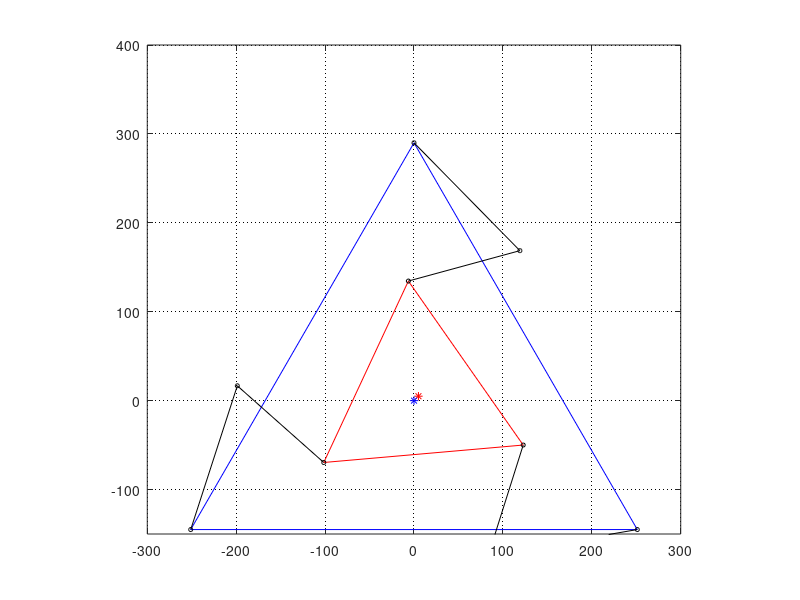

Recreate this plot in MATLAB.
%clear the workshop
clear all;
clc;

%given parameters of Parallel robot
Sa=170;  
L=130; 
Rplat=130; %the distance from the centre to the corner of the platfrom.
Rbase=290; %the distance from the centre to the corner of the base.
PB1=pi/2;
PB2=pi+pi/6;
PB3=2*pi-pi/6;
PP1=pi/2;
PP2=pi+pi/6;
PP3=2*pi-pi/6;

%Input the orientation a of the robot and the centre point of the platform
a = input ('the orientation of the platform: ');
Xc = input('x-coordinate of the centre point on the platform: ');
Yc = input('y-coordinate of the centre point on the platform: ');


% the values of coordinates of the vertices of the working plane
Plat=zeros(2,3);
for i=1:3
    Plat(1,i)=-Rplat*cos((30+a+120*(i-1))*(pi()/180))+Xc;
    Plat(2,i)=-Rplat*sin((30+a+120*(i-1))*(pi()/180))+Yc;
end

%Calculating the values of the vectors for the corners of the base to the centre of the base.
Base=zeros(2,3);
for i=1:3
    Base(1,i)=-Rbase*cos((210+120*(i-1))*(pi()/180));
    Base(2,i)=-Rbase*sin((210+120*(i-1))*(pi()/180));
end

%Calculating the values of the vectors for the corners of the base to the platform
PB2PP=zeros(2,3);
for i=1:3
    PB2PP(1,i)=Base(1,i)+Plat(1,i);
    PB2PP(2,i)=Base(2,i)+Plat(2,i);
end

%The simplification of operations is facilitated, as mentioned in the article
e1=zeros(1,3);
e2=zeros(1,3);
e3=zeros(1,3);
t=zeros(1,3);
Theta=zeros(1,3);

%Caluate the value of Theta
for i=1:3
    e1(i)=-2*PB2PP(2,i)*Sa;
    e2(i)=-2*PB2PP(1,i)*Sa;
    e3(i)=(PB2PP(1,i))^2+(PB2PP(2,i))^2+Sa^2-L^2;
    t(i)=(-e1(i)+sqrt((e1(i))^2+(e2(i))^2-(e3(i))^2))/(e3(i)-e2(i));
    Theta(i)=2*atan(t(i));
end

%Finding all of the joint positions.
J=zeros(2,3);
for i=1:3
    J(1,i)=-Base(1,i)+Sa*cos(Theta(i));
    J(2,i)=-Base(2,i)+Sa*sin(Theta(i));
end

%Assigning the platform.
plat=[Plat(1,:) Plat(1,1);Plat(2,:) Plat(2,1)];
base=[-Base(1,:) -Base(1,1);-Base(2,:) -Base(2,1)];
links1=[-Base(1,1) J(1,1) Plat(1,1);-Base(2,1) J(2,1) Plat(2,1)];
links2=[-Base(1,2) J(1,2) Plat(1,2);-Base(2,2) J(2,2) Plat(2,2)];
links3=[-Base(1,3) J(1,3) Plat(1,3);-Base(2,3) J(2,3) Plat(2,3)];

% Red=Platform
% Blue=Base
% Black=Links
plot(Xc,Yc,'red*');
hold on;
plot(0,0,'blue*');
line(plat(1,:),plat(2,:), 'Color', 'red');
line(base(1,:),base(2,:), 'Color', 'blue');
axis([-300 300 -150 400]);
plot(links1(1,:),links1(2,:),'k-o','MarkerSize',3,'linewidth',0.5);
plot(links2(1,:),links2(2,:),'k-o','MarkerSize',3,'linewidth',0.5);
plot(links3(1,:),links3(2,:),'k-o','MarkerSize',3,'linewidth',0.5);
axis equal
grid on
grid on;set(gca,'GridLineStyle',':','GridColor','k','GridAlpha',1);